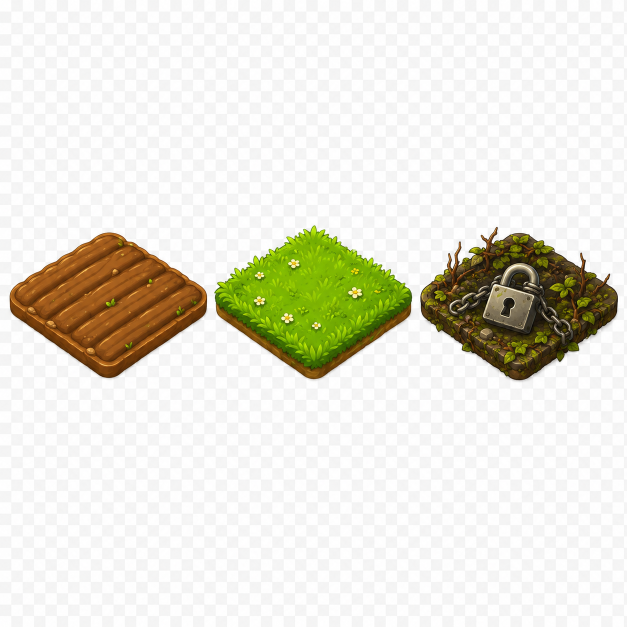
#> input picture doc/assets/ChatGPT Image Jun 19, 2026, 11_31_52 AM (1).png, 1254 x 1254 px (shown at 1/2 size); its folder holds 7 pictures in this run
$ python slice_assets.py
#> lines starting #> are read from the running program, lines starting #| are printed output that depends on the picture; after the words box and inside, x2 and y2 are one past the last pixel; in counts of white or black regions, pixels touching at a corner belong together
#!/usr/bin/env python3
"""Slice the generated combined sheets in doc/assets into individual game
sprites under frontend/public/assets. Each sprite is located by connected-
component detection: a component is assigned to a named cell by its centroid,
and the crop box is the union of all components in that cell (so tall plants or
multi-part props like the dog house + bowl are not clipped)."""
import os
import numpy as np
from PIL import Image
from scipy import ndimage

SRC = os.path.join(os.path.dirname(__file__))
DST = os.path.abspath(os.path.join(SRC, '..', '..', 'frontend', 'public', 'assets'))

# (filename, [(x0,y0,x1,y1 fractional, subdir, name), ...])
JOBS = [
    ('ChatGPT Image Jun 19, 2026, 11_31_52 AM (1).png', [
        (0.00, 0.0, 0.34, 1.0, 'tiles', 'tile_soil'),
        (0.34, 0.0, 0.67, 1.0, 'tiles', 'tile_grass'),
        (0.67, 0.0, 1.00, 1.0, 'tiles', 'tile_locked'),
    ]),
    ('ChatGPT Image Jun 19, 2026, 11_31_52 AM (2).png', [
        (0.0, 0.0, 0.5, 0.5, 'crops', 'crop_strawberry_seed'),
        (0.5, 0.0, 1.0, 0.5, 'crops', 'crop_strawberry_sprout'),
        (0.0, 0.5, 0.5, 1.0, 'crops', 'crop_strawberry_small'),
        (0.5, 0.5, 1.0, 1.0, 'crops', 'crop_strawberry_ready'),
    ]),
    ('ChatGPT Image Jun 19, 2026, 11_31_52 AM (3).png', [
        (0.0, 0.0, 0.5, 0.5, 'crops', 'crop_corn_seed'),
        (0.5, 0.0, 1.0, 0.5, 'crops', 'crop_corn_sprout'),
        (0.0, 0.5, 0.5, 1.0, 'crops', 'crop_corn_small'),
        (0.5, 0.5, 1.0, 1.0, 'crops', 'crop_corn_ready'),
    ]),
    ('ChatGPT Image Jun 19, 2026, 11_31_53 AM (4).png', [
        (0.0, 0.0, 0.5, 0.5, 'crops', 'crop_tomato_seed'),
        (0.5, 0.0, 1.0, 0.5, 'crops', 'crop_tomato_sprout'),
        (0.0, 0.5, 0.5, 1.0, 'crops', 'crop_tomato_small'),
        (0.5, 0.5, 1.0, 1.0, 'crops', 'crop_tomato_ready'),
    ]),
    ('ChatGPT Image Jun 19, 2026, 11_31_53 AM (5).png', [
        (0.0, 0.0, 0.5, 0.5, 'crops', 'crop_rose_seed'),
        (0.5, 0.0, 1.0, 0.5, 'crops', 'crop_rose_sprout'),
        (0.0, 0.5, 0.5, 1.0, 'crops', 'crop_rose_bud'),
        (0.5, 0.5, 1.0, 1.0, 'crops', 'crop_rose_ready'),
    ]),
    ('ChatGPT Image Jun 19, 2026, 11_31_53 AM (6).png', [
        (0.0, 0.0, 0.5, 0.5, 'crops', 'crop_sunflower_seed'),
        (0.5, 0.0, 1.0, 0.5, 'crops', 'crop_sunflower_sprout'),
        (0.0, 0.5, 0.5, 1.0, 'crops', 'crop_sunflower_bud'),
        (0.5, 0.5, 1.0, 1.0, 'crops', 'crop_sunflower_ready'),
    ]),
    ('ChatGPT Image Jun 19, 2026, 11_31_53 AM (7).png', [
        (0.00, 0.0, 0.34, 0.5, 'animals', 'animal_chicken'),
        (0.34, 0.0, 0.67, 0.5, 'animals', 'animal_calf_calf'),
        (0.67, 0.0, 1.00, 0.5, 'animals', 'animal_calf_heifer'),
        (0.00, 0.5, 0.58, 1.0, 'animals', 'animal_calf_cow'),
        (0.58, 0.5, 1.00, 1.0, 'animals', 'product_egg'),
    ]),
    ('ChatGPT Image Jun 19, 2026, 11_31_53 AM (8).png', [
        (0.0, 0.0, 0.5, 0.5, 'animals', 'animal_dog'),
        (0.5, 0.0, 1.0, 0.5, 'buildings', 'building_house'),
        (0.0, 0.5, 0.5, 1.0, 'buildings', 'building_barn'),
        (0.5, 0.5, 1.0, 1.0, 'buildings', 'building_doghouse'),
    ]),
    ('ChatGPT Image Jun 19, 2026, 11_31_53 AM (9).png', [
        (0.00, 0.0, 0.50, 0.5, 'decor', 'decor_flower_pot'),
        (0.50, 0.0, 1.00, 0.5, 'decor', 'decor_wood_sign'),
        (0.00, 0.5, 0.34, 1.0, 'ui', 'icon_coin'),
        (0.34, 0.5, 0.67, 1.0, 'ui', 'icon_water'),
        (0.67, 0.5, 1.00, 1.0, 'ui', 'icon_hoe'),
    ]),
    ('ChatGPT Image Jun 19, 2026, 11_31_54 AM (10).png', [
        (0.0, 0.0, 0.5, 1.0, 'ui', 'icon_seed'),
        (0.5, 0.0, 1.0, 1.0, 'ui', 'icon_fertilizer'),
    ]),
    # Phase 2 — buttons + panels (2 rows x 3 cols)
    ('ChatGPT Image Jun 19, 2026, 01_05_15 PM.png', [
        (0.000, 0.0, 0.333, 0.5, 'ui', 'button_green'),
        (0.333, 0.0, 0.667, 0.5, 'ui', 'button_blue'),
        (0.667, 0.0, 1.000, 0.5, 'ui', 'button_red'),
        (0.000, 0.5, 0.333, 1.0, 'ui', 'button_purple'),
        (0.333, 0.5, 0.667, 1.0, 'ui', 'panel_wood'),
        (0.667, 0.5, 1.000, 1.0, 'ui', 'panel_ribbon'),
    ]),
    # Phase 2 — tool / action icons (4x4 grid)
    ('ChatGPT Image Jun 19, 2026, 01_26_23 PM.png', [
        (0.00, 0.00, 0.25, 0.25, 'ui', 'icon_pesticide'),
        (0.25, 0.00, 0.50, 0.25, 'ui', 'icon_weed'),
        (0.50, 0.00, 0.75, 0.25, 'ui', 'icon_bug'),
        (0.75, 0.00, 1.00, 0.25, 'ui', 'icon_harvest'),
        (0.00, 0.25, 0.25, 0.50, 'ui', 'icon_sell'),
        (0.25, 0.25, 0.50, 0.50, 'ui', 'icon_gift'),
        (0.50, 0.25, 0.75, 0.50, 'ui', 'icon_popularity'),
        (0.75, 0.25, 1.00, 0.50, 'ui', 'icon_xp'),
        (0.00, 0.50, 0.25, 0.75, 'ui', 'icon_calendar'),
        (0.25, 0.50, 0.50, 0.75, 'ui', 'icon_dog'),
        (0.50, 0.50, 0.75, 0.75, 'ui', 'icon_lock'),
        (0.75, 0.50, 1.00, 0.75, 'ui', 'icon_sync'),
        (0.00, 0.75, 0.25, 1.00, 'ui', 'icon_globe'),
        (0.25, 0.75, 0.50, 1.00, 'ui', 'icon_water'),
        (0.50, 0.75, 0.75, 1.00, 'ui', 'icon_hoe'),
        (0.75, 0.75, 1.00, 1.00, 'ui', 'icon_seed'),
    ]),
    # Phase 2 — extra decorations (3x3 grid, already transparent source)
    ('decor_phase2_real_transparent.png', [
        (0.000, 0.000, 0.333, 0.333, 'decor', 'decor_tree'),
        (0.333, 0.000, 0.667, 0.333, 'decor', 'decor_pond'),
        (0.667, 0.000, 1.000, 0.333, 'decor', 'decor_well'),
        (0.000, 0.333, 0.333, 0.667, 'decor', 'decor_scarecrow'),
        (0.333, 0.333, 0.667, 0.667, 'decor', 'decor_flower_bed'),
        (0.667, 0.333, 1.000, 0.667, 'decor', 'decor_haystack'),
        (0.000, 0.667, 0.333, 1.000, 'decor', 'decor_lamp'),
        (0.333, 0.667, 0.667, 1.000, 'decor', 'decor_path_tile'),
        (0.667, 0.667, 1.000, 1.000, 'decor', 'decor_fence_post'),
    ]),
    # Phase 2 — neighbor avatars (2x2 grid, solid cyan studio background).
    # bgmode 'solid' flood-fills the flat backdrop from the borders; the golden
    # ring frames wall off each portrait's interior so the inner sky is kept.
    ('ChatGPT Image Jun 19, 2026, 03_47_04 PM.png', [
        (0.0, 0.0, 0.5, 0.5, 'ui', 'neighbor_avatar_maria'),
        (0.5, 0.0, 1.0, 0.5, 'ui', 'neighbor_avatar_joao'),
        (0.0, 0.5, 0.5, 1.0, 'ui', 'neighbor_avatar_ana'),
        (0.5, 0.5, 1.0, 1.0, 'ui', 'avatar_placeholder'),
    ], 'solid'),
]

MIN_AREA = 1200
PAD = 6


def make_alpha(arr):
    """Return a boolean foreground mask by flood-filling the baked-in light-gray
    checkerboard background inward from the image borders. White parts of sprites
    are enclosed by darker outlines, so the border flood-fill never reaches them."""
    rgb = arr[:, :, :3].astype(int)
    mx = rgb.max(2)
    mn = rgb.min(2)
    sat = mx - mn
    bright = mx
    bg_like = (sat < 22) & (bright > 205)
    labels, n = ndimage.label(bg_like)
    if n == 0:
        return np.ones(bright.shape, dtype=bool)
    border = set(labels[0, :]) | set(labels[-1, :]) | set(labels[:, 0]) | set(labels[:, -1])
    border.discard(0)
    background = np.isin(labels, list(border))
    return ~background


# [18 lines left out: function make_alpha_solid, not called in this run]


def main():
    for job in JOBS:
        fname, cells = job[0], job[1]
        bgmode = job[2] if len(job) > 2 else 'auto'
        path = os.path.join(SRC, fname)
        src = Image.open(path).convert('RGBA')
        W, H = src.size
#> W = 1254; H = 1254
        arr = np.array(src)
        # Some sheets are already exported with a real alpha channel; others have
        # a baked-in light-gray checkerboard background; a few sit on a single
        # flat studio color. Pick the matching foreground extractor.
        if bgmode == 'solid':
            fg = make_alpha_solid(arr)
        elif (arr[:, :, 3] < 16).mean() > 0.02:
            fg = arr[:, :, 3] > 32
        else:
            fg = make_alpha(arr)
#> in make_alpha, `bg_like = (sat < 22) & (bright > 205)`:
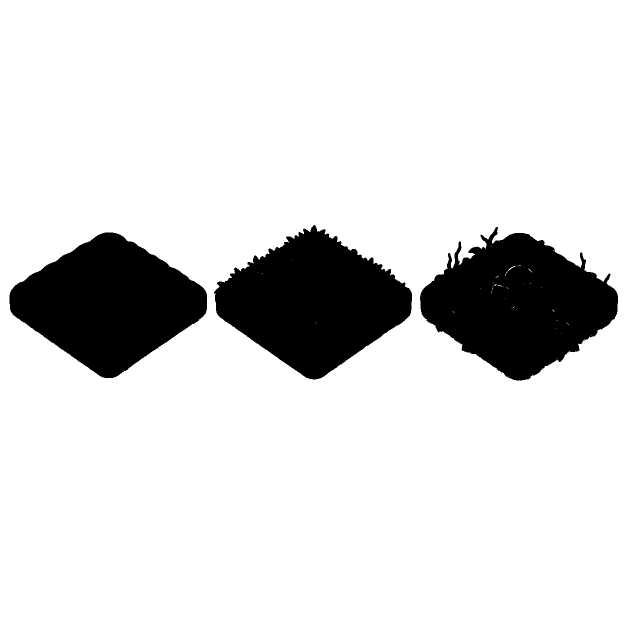
#> bg_like: shape (1254, 1254) bool (shown at 1/2 size); 86.2% white; 3 black regions, box (x1, y1, x2, y2) and area: (840, 454, 1236, 761) 74428, (428, 450, 824, 759) 73002, (19, 465, 414, 756) 70045
#> in make_alpha, `labels, n = ndimage.label(bg_like)`:
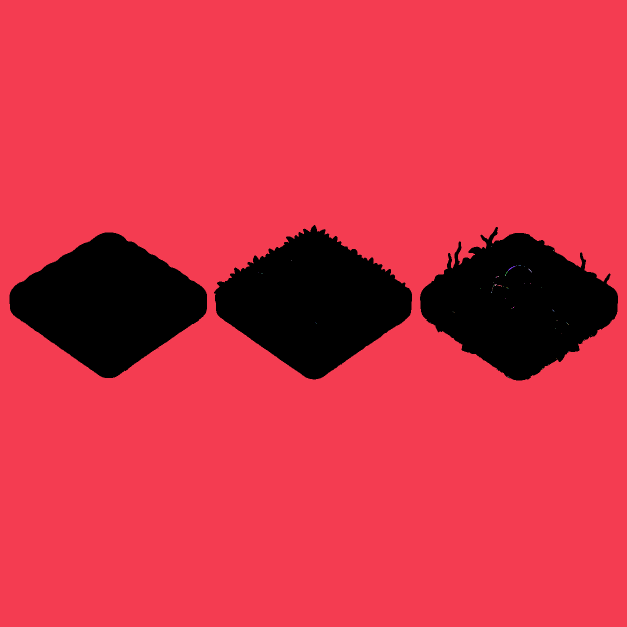
#> labels: shape (1254, 1254) int32 (shown at 1/2 size); 75 distinct labels, from 0 to 74; one colour per label, 0 black
#> in make_alpha, `labels, n = ndimage.label(bg_like)`: n = 74
#> in make_alpha, `border = set(labels[0, :]) | set(labels[-1, :]) | set(labels[:, 0]) | ..`: border = 1 item
#> in make_alpha, `background = np.isin(labels, list(border))`: background: shape (1254, 1254) bool; 86.2% white; 3 black regions, box (x1, y1, x2, y2) and area: (840, 454, 1236, 761) 74586, (428, 450, 824, 759) 73008, (19, 465, 414, 756) 70045
#> in make_alpha, `return ~background`:
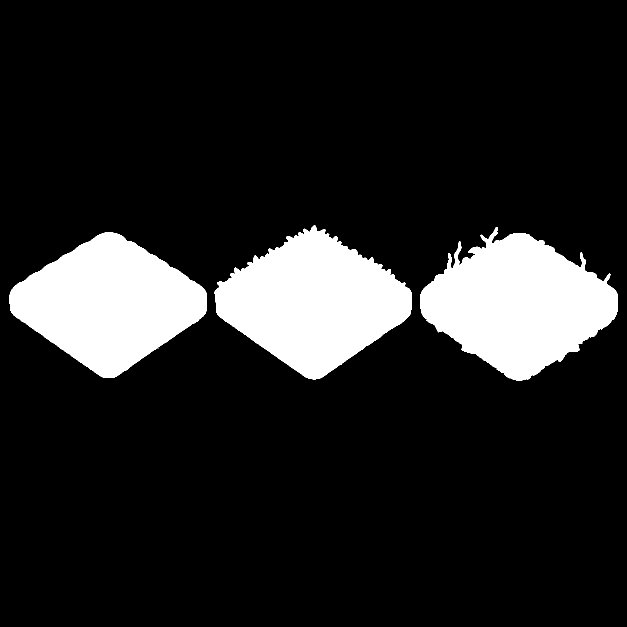
#> returned value: shape (1254, 1254) bool (shown at 1/2 size); 13.8% white; 3 white regions, box (x1, y1, x2, y2) and area: (840, 454, 1236, 761) 74586, (428, 450, 824, 759) 73008, (19, 465, 414, 756) 70045
        arr[:, :, 3] = np.where(fg, arr[:, :, 3], 0).astype(np.uint8)
        img = Image.fromarray(arr, 'RGBA')
        labels, n = ndimage.label(fg)
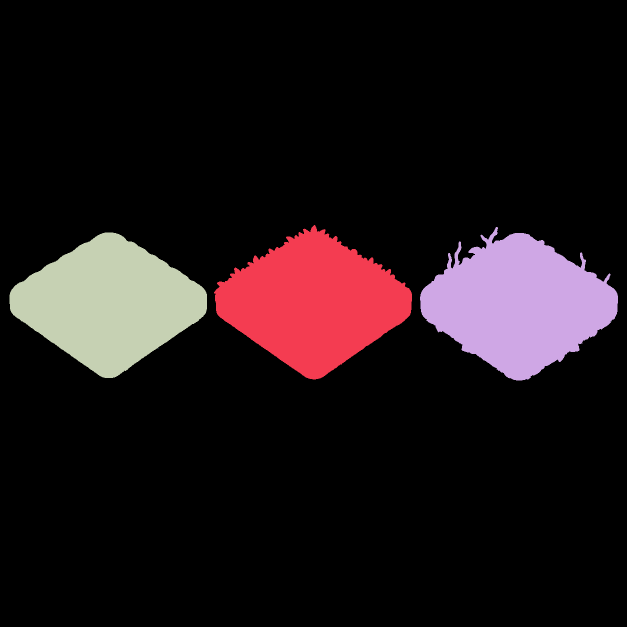
#> labels: shape (1254, 1254) int32 (shown at 1/2 size); 8 distinct labels, from 0 to 7; one colour per label, 0 black
#> n = 7
        if n == 0:
            print(f'!! no components in {fname}')
            continue
        objs = ndimage.find_objects(labels)
#> objs = 7 items
        comps = []  # (cy, cx, y0, x0, y1, x1, area)
        for i, sl in enumerate(objs, start=1):
            if sl is None:
                continue
            ys, xs = sl
            area = int((labels[sl] == i).sum())
            if area < MIN_AREA:
                continue
            cy = (ys.start + ys.stop) / 2
            cx = (xs.start + xs.stop) / 2
            comps.append((cy, cx, ys.start, xs.start, ys.stop, xs.stop))
#> this loop made 7 passes
#> (area, cy, cx) on passes 1 to 3: (73008, 604.5, 626), (74583, 607.5, 1038), (70044, 610.5, 216.5)
#> after the loop, comps = [(604.5, 626, 450, 428, 759, 824), (607.5, 1038, 454, 840, 761, 1236), (610.5, 216.5, 465, 19, 756, 414)]

        for fx0, fy0, fx1, fy1, subdir, name in cells:
            cx0, cy0, cx1, cy1 = fx0 * W, fy0 * H, fx1 * W, fy1 * H
            members = [c for c in comps if cx0 <= c[1] < cx1 and cy0 <= c[0] < cy1]
            if not members:
                print(f'!! {name}: no component found in cell')
                continue
            y0 = max(0, min(m[2] for m in members) - PAD)
            x0 = max(0, min(m[3] for m in members) - PAD)
            y1 = min(H, max(m[4] for m in members) + PAD)
            x1 = min(W, max(m[5] for m in members) + PAD)
            crop = img.crop((x0, y0, x1, y1))
            out_dir = os.path.join(DST, subdir)
            os.makedirs(out_dir, exist_ok=True)
            out = os.path.join(out_dir, name + '.png')
            crop.save(out)
            print(f'  {name}.png  {crop.size[0]}x{crop.size[1]}')
#> this loop made 3 passes
#> (members, y0, x0, y1, x1) on passes 1 to 3: ([(610.5, 216.5, 465, 19, 756, 414)], 459, 13, 762, 420), ([(604.5, 626, 450, 428, 759, 824)], 444, 422, 765, 830), ([(607.5, 1038, 454, 840, 761, 1236)], 448, 834, 767, 1242)
#> pass 1, in main, `crop = img.crop((x0, y0, x1, y1))`:
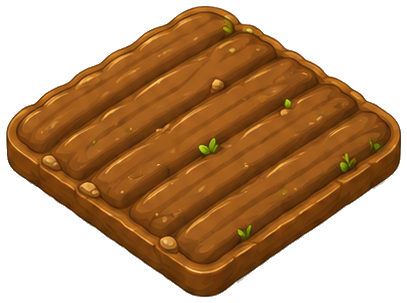
#> crop: PIL image 407x303 RGBA; mean R, G, B, A 187.1, 152.9, 120.8, 144.8; transparent parts drawn white
#> pass 2, in main, `crop = img.crop((x0, y0, x1, y1))`:
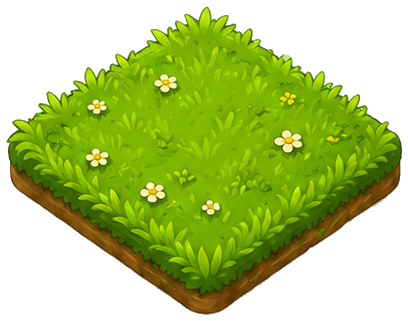
#> crop: PIL image 408x321 RGBA; mean R, G, B, A 175.4, 197.3, 114.6, 142.1; transparent parts drawn white
#> pass 3, in main, `crop = img.crop((x0, y0, x1, y1))`:
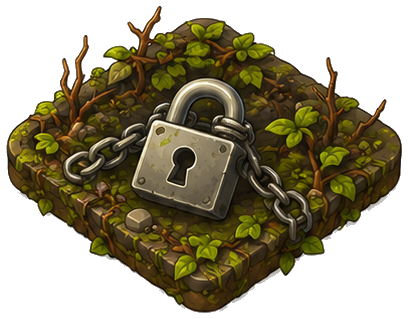
#> crop: PIL image 408x319 RGBA; mean R, G, B, A 153.5, 146.5, 124.1, 146.1; transparent parts drawn white
#> pass 2 of the loop in main, `for job in JOBS:`:
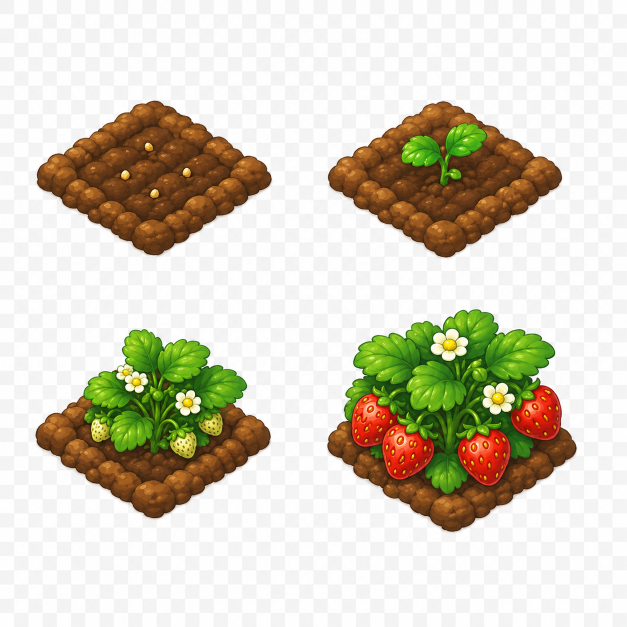
#> input picture doc/assets/ChatGPT Image Jun 19, 2026, 11_31_52 AM (2).png, 1254 x 1254 px (shown at 1/2 size)
#> bg_like: shape (1254, 1254) bool; 73.5% white; 6 black regions (2 under 20 px), largest, box (x1, y1, x2, y2) and area: (654, 618, 1154, 1064) 146214, (71, 658, 542, 1037) 102535, (73, 201, 544, 511) 84164, (656, 202, 1124, 515) 84147
#> background: shape (1254, 1254) bool; 73.4% white; 6 black regions (2 under 20 px), largest, box (x1, y1, x2, y2) and area: (654, 618, 1154, 1064) 147320, (71, 658, 542, 1037) 103330, (73, 201, 544, 511) 84172, (656, 202, 1124, 515) 84151
#> in main, `labels, n = ndimage.label(fg)`:
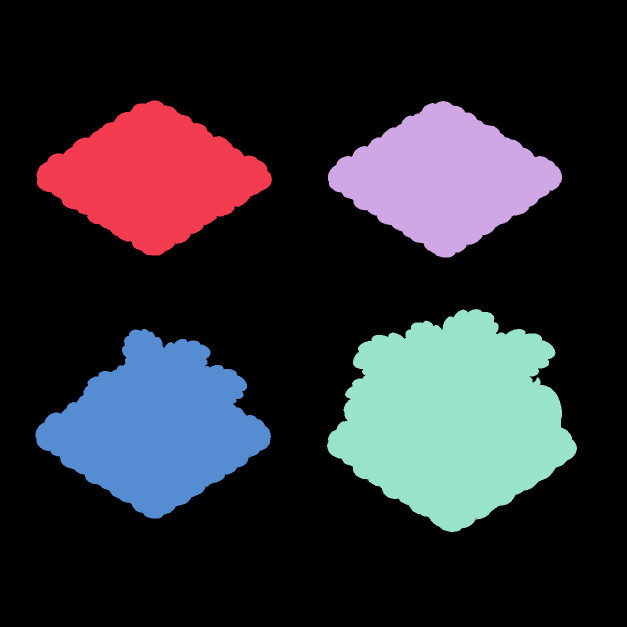
#> labels: shape (1254, 1254) int32 (shown at 1/2 size); 7 distinct labels, from 0 to 6; one colour per label, 0 black
#> in main, `labels, n = ndimage.label(fg)`: n = 6
#> objs = 6 items
#> the loop in main, `for i, sl in enumerate(objs, start=1):` made 6 passes
#> (area, cy, cx) on passes 1, 2, 5, 6: (84172, 356, 308.5), (84151, 358.5, 890), (147320, 841, 904), (103330, 847.5, 306.5)
#> after the loop in main, `for i, sl in enumerate(objs, start=1):`: comps = [(356, 308.5, 201, 73, 511, 544), (358.5, 890, 202, 656, 515, 1124), (841, 904, 618, 654, 1064, 1154), (847.5, 306.5, 658, 71, 1037, 542)]
#> the loop in main, `for fx0, fy0, fx1, fy1, subdir, name in cells:` made 4 passes
#> (members, y0, x0, y1, x1) on passes 1 to 4: ([(356, 308.5, 201, 73, 511, 544)], 195, 67, 517, 550), ([(358.5, 890, 202, 656, 515, 1124)], 196, 650, 521, 1130), ([(847.5, 306.5, 658, 71, 1037, 542)], 652, 65, 1043, 548), ([(841, 904, 618, 654, 1064, 1154)], 612, 648, 1070, 1160)
#> after the loop in main, `for fx0, fy0, fx1, fy1, subdir, name in cells:`:
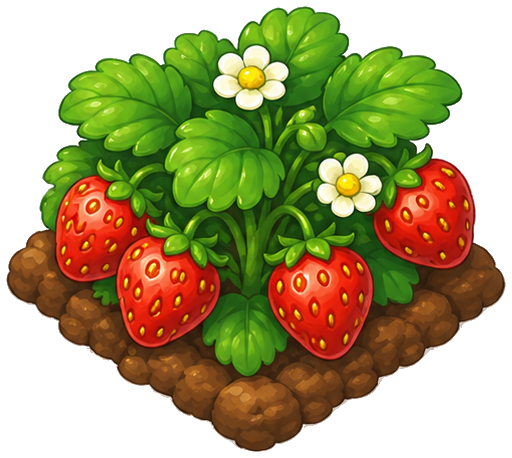
#> crop: PIL image 512x458 RGBA; mean R, G, B, A 165.2, 157.5, 111.4, 160.2; transparent parts drawn white
#> pass 3 of the loop in main, `for job in JOBS:`:
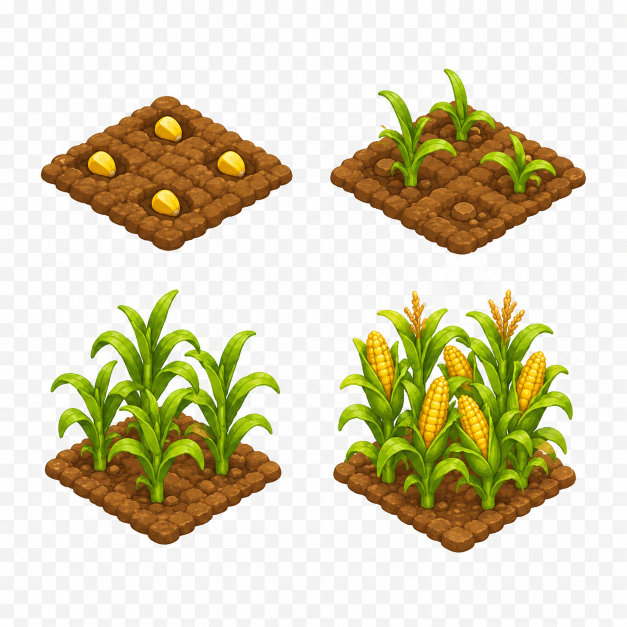
#> input picture doc/assets/ChatGPT Image Jun 19, 2026, 11_31_52 AM (3).png, 1254 x 1254 px (shown at 1/2 size)
#> bg_like: shape (1254, 1254) bool; 70.2% white; 4 black regions, box (x1, y1, x2, y2) and area: (666, 578, 1152, 1105) 160772, (89, 578, 563, 1089) 127524, (660, 137, 1172, 509) 93804, (81, 192, 585, 502) 87017
#> background: shape (1254, 1254) bool; 69.6% white; 4 black regions, box (x1, y1, x2, y2) and area: (666, 578, 1152, 1105) 163833, (89, 578, 563, 1089) 133906, (660, 137, 1172, 509) 93804, (81, 192, 585, 502) 87017
#> in main, `labels, n = ndimage.label(fg)`:
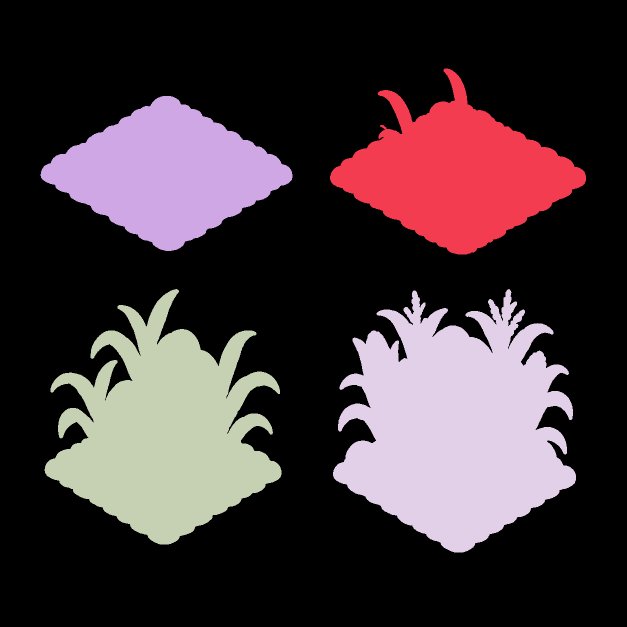
#> labels: shape (1254, 1254) int32 (shown at 1/2 size); 5 distinct labels, from 0 to 4; one colour per label, 0 black
#> in main, `labels, n = ndimage.label(fg)`: n = 4
#> objs = 4 items
#> the loop in main, `for i, sl in enumerate(objs, start=1):` made 4 passes
#> (area, cy, cx) on passes 1 to 4: (93804, 323, 916), (87017, 347, 333), (133906, 833.5, 326), (163833, 841.5, 909)
#> after the loop in main, `for i, sl in enumerate(objs, start=1):`: comps = [(323, 916, 137, 660, 509, 1172), (347, 333, 192, 81, 502, 585), (833.5, 326, 578, 89, 1089, 563), (841.5, 909, 578, 666, 1105, 1152)]
#> the loop in main, `for fx0, fy0, fx1, fy1, subdir, name in cells:` made 4 passes
#> (members, y0, x0, y1, x1) on passes 1 to 4: ([(347, 333, 192, 81, 502, 585)], 186, 75, 508, 591), ([(323, 916, 137, 660, 509, 1172)], 131, 654, 515, 1178), ([(833.5, 326, 578, 89, 1089, 563)], 572, 83, 1095, 569), ([(841.5, 909, 578, 666, 1105, 1152)], 572, 660, 1111, 1158)
#> after the loop in main, `for fx0, fy0, fx1, fy1, subdir, name in cells:`:
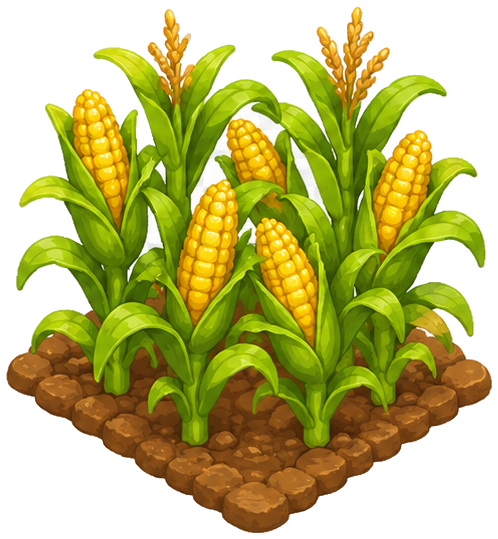
#> crop: PIL image 498x539 RGBA; mean R, G, B, A 185.4, 181.7, 110.1, 155.6; transparent parts drawn white
#> the loop made 5 passes; the first 3 are shown


if __name__ == '__main__':
#> (the run stopped early here; a loop or call above may not have finished)
